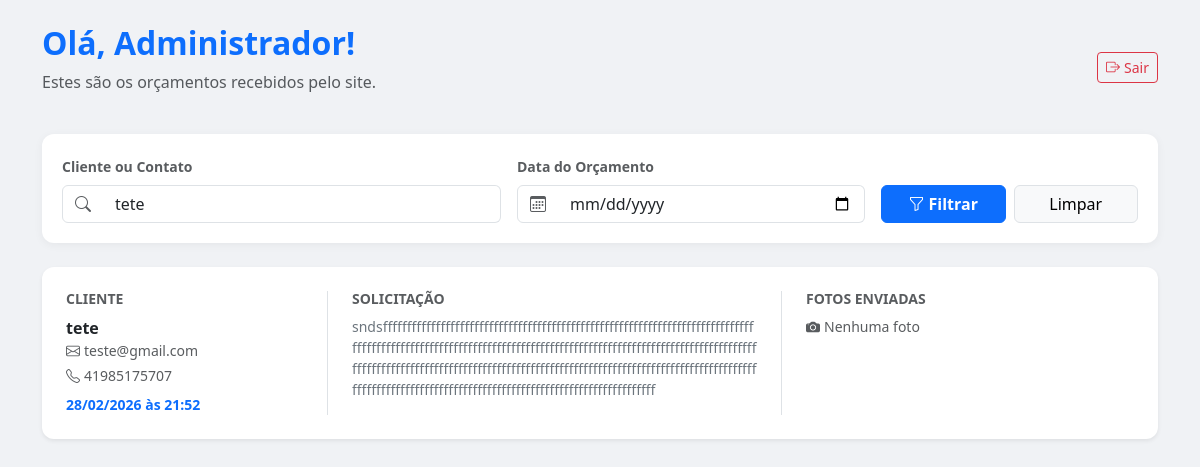
The page /processa_contato.php?filtro_texto=tete (signed in) on the database its author committed.
### tables this page shows
CREATE TABLE `contatos` (
  `id` int(11) NOT NULL,
  `nome_completo` varchar(150) NOT NULL,
  `email` varchar(100) NOT NULL,
  `telefone` varchar(20) NOT NULL,
  `mensagem` text DEFAULT NULL,
  `foto_caminho` varchar(255) DEFAULT NULL,
  `data_envio` timestamp NOT NULL DEFAULT current_timestamp()
);

### processa_contato.php (the view, shortened to what this page needs)
<?php
require_once 'config.php';
$filtro_texto = $_GET['filtro_texto'] ?? '';
$filtro_data  = $_GET['filtro_data'] ?? '';
$sql = "SELECT * FROM contatos WHERE 1=1";
$params = [];
$tipos = "";
if (!empty($filtro_texto)) {
    $sql .= " AND (nome_completo LIKE ? OR email LIKE ? OR telefone LIKE ?)";
    $termo = "%" . $filtro_texto . "%";
    $params[] = $termo;
    $params[] = $termo;
    $params[] = $termo;
    $tipos .= "sss";
}
$sql .= " ORDER BY data_envio DESC";
$stmt_view = $conn->prepare($sql);
if (!empty($params)) {
    $stmt_view->bind_param($tipos, ...$params);
}
$stmt_view->execute();
$resultado = $stmt_view->get_result();
?>
<!DOCTYPE html>
<html lang="pt-br">
<head>
    <link href="https://cdn.jsdelivr.net/npm/bootstrap@5.3.0/dist/css/bootstrap.min.css" rel="stylesheet">
    <link rel="stylesheet" href="https://cdn.jsdelivr.net/npm/bootstrap-icons@1.11.1/font/bootstrap-icons.css">
</head>
<body class="py-4">
<div class="container">
    <div class="d-flex justify-content-between align-items-center mb-4">
        <div>
            <h2 class="fw-bold text-primary">Olá, <?php echo htmlspecialchars($_SESSION['user_nome'] ?? 'Admin'); ?>!</h2>
            <p class="text-muted">Estes são os orçamentos recebidos pelo site.</p>
        </div>
        <a href="login.php" class="btn btn-outline-danger btn-sm"><i class="bi bi-box-arrow-right me-1"></i>Sair</a>
    </div>
    <div class="filtro-container mb-4">
        <form method="GET" action="processa_contato.php" class="row g-3 align-items-end">
            <div class="col-md-5">
                <label class="form-label text-muted small fw-bold">Cliente ou Contato</label>
                <div class="input-group">
                    <span class="input-group-text bg-white"><i class="bi bi-search text-muted"></i></span>
                    <input type="text" name="filtro_texto" class="form-control border-start-0"
                           placeholder="Nome, e-mail ou telefone..."
                           value="<?php echo htmlspecialchars($filtro_texto); ?>">
                </div>
            </div>
            <div class="col-md-4">
                <label class="form-label text-muted small fw-bold">Data do Orçamento</label>
                <div class="input-group">
                    <span class="input-group-text bg-white"><i class="bi bi-calendar3 text-muted"></i></span>
                    <input type="date" name="filtro_data" class="form-control border-start-0"
                           value="<?php echo htmlspecialchars($filtro_data); ?>">
                </div>
            </div>
            <div class="col-md-3 d-flex gap-2">
                <button type="submit" class="btn btn-primary w-100 fw-bold"><i class="bi bi-funnel me-1"></i>Filtrar</button>
                <?php if(!empty($filtro_texto) || !empty($filtro_data)): ?>
                    <a href="processa_contato.php" class="btn btn-light border w-100">Limpar</a>
                <?php endif; ?>
            </div>
        </form>
    </div>
    <div class="row">
        <?php if($resultado->num_rows > 0): ?>
            <?php while($row = $resultado->fetch_assoc()): ?>
            <div class="col-12 mb-3">
                <div class="card shadow-sm card-orcamento">
                    <div class="card-body p-4">
                        <div class="row">
                            <div class="col-md-3">
                                <h6 class="text-muted small fw-bold">CLIENTE</h6>
                                <p class="mb-0 fw-bold"><?php echo htmlspecialchars($row['nome_completo']); ?></p>
                                <small class="text-muted d-block mb-1"><i class="bi bi-envelope me-1"></i><?php echo htmlspecialchars($row['email']); ?></small>
                                <small class="text-muted d-block mb-1"><i class="bi bi-telephone me-1"></i><?php echo htmlspecialchars($row['telefone']); ?></small>
                                <small class="text-primary fw-bold mt-2 d-block"><?php echo date('d/m/Y \à\s H:i', strtotime($row['data_envio'])); ?></small>
                            </div>
                            <div class="col-md-5 border-start border-end px-4">
                                <h6 class="text-muted small fw-bold">SOLICITAÇÃO</h6>
                                <p class="small mb-0 text-secondary"><?php echo nl2br(htmlspecialchars($row['mensagem'])); ?></p>
                            </div>
                            <div class="col-md-4 ps-4">
                                <h6 class="text-muted small fw-bold">FOTOS ENVIADAS</h6>
                                <div class="d-flex flex-wrap gap-2 mt-2">
                                    <?php
                                    $fotos_array = array_filter(explode(',', $row['foto_caminho']));
                                    $total_fotos = count($fotos_array);
                                    if($total_fotos > 0) {
                                        $primeira_foto = trim($fotos_array[0]);
                                        echo "<div class='position-relative' data-bs-toggle='modal' data-bs-target='#modalGaleria{$row['id']}' style='cursor:pointer;'>
                                                <img src='uploads/{$primeira_foto}' class='foto-miniatura border shadow-sm'>
                                              </div>";
                                        echo "<button class='btn btn-sm btn-outline-primary mt-2 d-block w-100' data-bs-toggle='modal' data-bs-target='#modalGaleria{$row['id']}'>
                                                <i class='bi bi-arrows-fullscreen me-1'></i> Ver Tela Cheia ({$total_fotos})
                                              </button>";
                                    } else {
                                        echo "<span class='text-muted small italic'><i class='bi bi-camera-fill me-1'></i>Nenhuma foto</span>";
                                    }
                                    ?>
                                </div>
                            </div>
                        </div>
                    </div>
                </div>
                </div>
            <?php endwhile; ?>
        <?php endif; ?>
    </div>
</div>
</body>
</html>

### processa_contato.php (style rules this page uses)
body { background-color: #f0f2f5; }
.card-orcamento { border: none; border-radius: 12px; transition: 0.3s; }
.filtro-container { background: #fff; border-radius: 12px; padding: 20px; box-shadow: 0 2px 10px rgba(0,0,0,0.05); }

### rows shown on the page
contatos: nome_completo "tete", email "teste@gmail.com", telefone "41985175707", data_envio "28/02/2026 às 21:52", mensagem "sndsffffffffffffffffffffffffffffffffffffffffffffffffffffffffffffffffffffffffffffffffffffffffffffffffffffffffffffffffffffffffffffffffffffffffffffffffffffffffffffffffffffffffffffffffffffffffffffffffffffffffffffffffffffffffffffffffffffffffffffffffffffffffffffffffffffffffffffffffffffffffffffffffffffffffffffffffffff", foto_caminho "Nenhuma foto"

### other values the page prints
$_SESSION['user_nome'] "Administrador"
